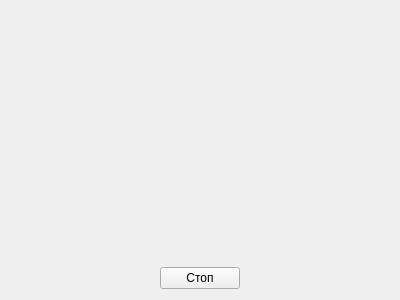
<?xml version="1.0" encoding="UTF-8"?>
<ui version="4.0">
 <class>Form</class>
 <widget class="QWidget" name="Form">
  <property name="geometry">
   <rect>
    <x>0</x>
    <y>0</y>
    <width>400</width>
    <height>300</height>
   </rect>
  </property>
  <property name="windowTitle">
   <string>Form</string>
  </property>
  <layout class="QGridLayout" name="gridLayout">
   <item row="0" column="0" colspan="3">
    <widget class="QLabel" name="NameLabel">
     <property name="text">
      <string/>
     </property>
     <property name="alignment">
      <set>Qt::AlignCenter</set>
     </property>
    </widget>
   </item>
   <item row="3" column="0">
    <spacer name="horizontalSpacer_2">
     <property name="orientation">
      <enum>Qt::Horizontal</enum>
     </property>
     <property name="sizeHint" stdset="0">
      <size>
       <width>40</width>
       <height>20</height>
      </size>
     </property>
    </spacer>
   </item>
   <item row="1" column="0" colspan="3">
    <widget class="QLabel" name="CurrentTimeLabel">
     <property name="text">
      <string/>
     </property>
     <property name="alignment">
      <set>Qt::AlignCenter</set>
     </property>
    </widget>
   </item>
   <item row="3" column="1">
    <widget class="QPushButton" name="StopButton">
     <property name="cursor">
      <cursorShape>ArrowCursor</cursorShape>
     </property>
     <property name="styleSheet">
      <string notr="true"/>
     </property>
     <property name="inputMethodHints">
      <set>Qt::ImhNone</set>
     </property>
     <property name="text">
      <string>Стоп</string>
     </property>
     <property name="default">
      <bool>false</bool>
     </property>
     <property name="flat">
      <bool>false</bool>
     </property>
    </widget>
   </item>
   <item row="3" column="2">
    <spacer name="horizontalSpacer">
     <property name="orientation">
      <enum>Qt::Horizontal</enum>
     </property>
     <property name="sizeHint" stdset="0">
      <size>
       <width>40</width>
       <height>20</height>
      </size>
     </property>
    </spacer>
   </item>
   <item row="2" column="1">
    <spacer name="verticalSpacer">
     <property name="orientation">
      <enum>Qt::Vertical</enum>
     </property>
     <property name="sizeHint" stdset="0">
      <size>
       <width>20</width>
       <height>40</height>
      </size>
     </property>
    </spacer>
   </item>
  </layout>
 </widget>
 <resources/>
 <connections/>
</ui>
